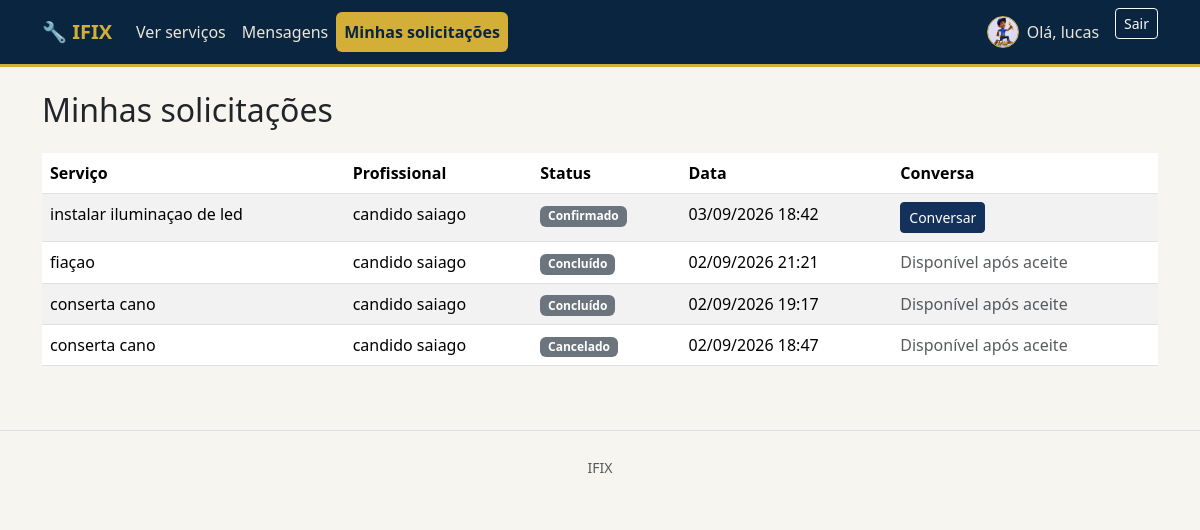
The app's page /servicos/minhas-solicitacoes/ (signed in) with its own data.
### accounts/models.py (models this page shows, shortened)
class Profile(models.Model):
    TIPO_USUARIO = 'usuario'
    TIPO_PROFISSIONAL = 'profissional'
    TIPO_CHOICES = (
        (TIPO_USUARIO, 'Usuário'),
        (TIPO_PROFISSIONAL, 'Profissional'),
    )
    user = models.OneToOneField(
        settings.AUTH_USER_MODEL,
        on_delete=models.CASCADE,
        related_name='profile',
    )
    tipo = models.CharField(max_length=15, choices=TIPO_CHOICES, verbose_name='Tipo de conta')
    telefone = models.CharField(max_length=20, blank=True, verbose_name='Telefone')
    endereco = models.CharField(max_length=255, blank=True, verbose_name='Endereço')
    numero = models.CharField(max_length=10, blank=True, verbose_name='Número')
    complemento = models.CharField(max_length=100, blank=True, verbose_name='Complemento')
    foto = models.FileField(upload_to='fotos_perfil/', blank=True, verbose_name='Foto de perfil')
    especialidade = models.CharField(
        max_length=255, blank=True,
        verbose_name='Especialidade/Área de atuação',
        help_text='Preenchido apenas para contas de profissionais.',
    )
    criado_em = models.DateTimeField(auto_now_add=True)
    class Meta:
        verbose_name = 'Perfil'
        verbose_name_plural = 'Perfis'
    @property
    def is_profissional(self):
        return self.tipo == self.TIPO_PROFISSIONAL
    @property
    def is_usuario(self):
        return self.tipo == self.TIPO_USUARIO

### services/models.py (models this page shows, shortened)
class SolicitacaoServico(models.Model):
    STATUS_PENDENTE = 'pendente'
    STATUS_CONFIRMADO = 'confirmado'
    STATUS_CONCLUIDO = 'concluido'
    STATUS_CANCELADO = 'cancelado'
    STATUS_CHOICES = (
        (STATUS_PENDENTE, 'Pendente'),
        (STATUS_CONFIRMADO, 'Confirmado'),
        (STATUS_CONCLUIDO, 'Concluído'),
        (STATUS_CANCELADO, 'Cancelado'),
    )
    usuario = models.ForeignKey(
        settings.AUTH_USER_MODEL,
        on_delete=models.CASCADE,
        related_name='solicitacoes',
    )
    servico = models.ForeignKey(
        Servico,
        on_delete=models.CASCADE,
        related_name='solicitacoes',
    )
    mensagem = models.TextField(blank=True, verbose_name='Mensagem/observações')
    status = models.CharField(max_length=15, choices=STATUS_CHOICES, default=STATUS_PENDENTE)
    criado_em = models.DateTimeField(auto_now_add=True)
    class Meta:
        verbose_name = 'Solicitação de serviço'
        verbose_name_plural = 'Solicitações de serviço'
        ordering = ['-criado_em']

class Servico(models.Model):
    profissional = models.ForeignKey(
        settings.AUTH_USER_MODEL,
        on_delete=models.CASCADE,
        related_name='servicos',
        limit_choices_to={'profile__tipo': 'profissional'},
    )
    categoria = models.ForeignKey(
        CategoriaServico,
        on_delete=models.PROTECT,
        related_name='servicos',
    )
    nome = models.CharField(max_length=150, verbose_name='Nome do serviço')  # P4
    descricao = models.TextField(verbose_name='Descrição')  # P5
    preco = models.DecimalField(max_digits=10, decimal_places=2, verbose_name='Preço (R$)')  # P6
    duracao_minutos = models.PositiveIntegerField(verbose_name='Duração estimada (minutos)')  # P7
    disponivel = models.BooleanField(default=True, verbose_name='Disponível para usuários')  # P9
    criado_em = models.DateTimeField(auto_now_add=True)
    atualizado_em = models.DateTimeField(auto_now=True)
    class Meta:
        verbose_name = 'Serviço'
        verbose_name_plural = 'Serviços'
        ordering = ['-criado_em']

### services/views.py (the view)
# urls.py: path('minhas-solicitacoes/', views.minhas_solicitacoes, name='minhas_solicitacoes'),
@user_required
def minhas_solicitacoes(request):
    solicitacoes = SolicitacaoServico.objects.filter(usuario=request.user).select_related('servico')
    return render(request, 'services/minhas_solicitacoes.html', {'solicitacoes': solicitacoes})

### services/context_processors.py (called while the page is built)
def notificacoes_mensagens(request):
    if not request.user.is_authenticated:
        return {
            'mensagens_nao_lidas': [],
            'total_mensagens_nao_lidas': 0,
            'total_solicitacoes_pendentes': 0,
        }
    mensagens = MensagemSolicitacao.objects.filter(
        Q(solicitacao__usuario=request.user)
        | Q(solicitacao__servico__profissional=request.user),
        lida=False,
    ).exclude(autor=request.user).select_related('solicitacao', 'solicitacao__servico', 'autor')
    return {
        'mensagens_nao_lidas': mensagens[:5],
        'total_mensagens_nao_lidas': mensagens.count(),
        'total_solicitacoes_pendentes': SolicitacaoServico.objects.filter(
            servico__profissional=request.user,
            status=SolicitacaoServico.STATUS_PENDENTE,
        ).count(),
    }

### services/templates/services/minhas_solicitacoes.html (shortened to what this page needs)
{% extends "base.html" %}
{% block content %}
<h2 class="mb-4">Minhas solicitações</h2>
<div class="table-responsive">
    <table class="table table-striped bg-white">
        <thead>
            <tr>
                <th>Serviço</th>
                <th>Profissional</th>
                <th>Status</th>
                <th>Data</th>
                <th>Conversa</th>
            </tr>
        </thead>
        <tbody>
            {% for s in solicitacoes %}
            <tr>
                <td>{{ s.servico.nome }}</td>
                <td>{{ s.servico.profissional.get_full_name|default:s.servico.profissional.username }}</td>
                <td><span class="badge text-bg-secondary">{{ s.get_status_display }}</span></td>
                <td>{{ s.criado_em|date:"d/m/Y H:i" }}</td>
                <td>
                    {% if s.status == 'confirmado' %}
                    <a href="{% url 'services:conversa_solicitacao' s.pk %}" class="btn btn-primary btn-sm">Conversar</a>
                    {% else %}
                    <span class="text-muted">Disponível após aceite</span>
                    {% endif %}
                </td>
            </tr>
            {% empty %}
            <tr><td colspan="5" class="text-muted">Você ainda não solicitou nenhum serviço.</td></tr>
            {% endfor %}
        </tbody>
    </table>
</div>
{% endblock %}

### templates/base.html (shortened to what this page needs)
{% load static %}
<!DOCTYPE html>
<html lang="pt-br">
<head>
    <link href="https://cdn.jsdelivr.net/npm/bootstrap@5.3.3/dist/css/bootstrap.min.css" rel="stylesheet">
    <link href="{% static 'css/style.css' %}?v=3" rel="stylesheet">
</head>
<body>
<nav class="navbar navbar-expand-lg navbar-dark bg-dark mb-4">
    <div class="container">
        <a class="navbar-brand fw-bold" href="{% url 'home' %}">🔧 IFIX</a>
        <div class="collapse navbar-collapse" id="nav">
            <ul class="navbar-nav me-auto">
                <li class="nav-item">
                    <a class="nav-link " href="{% url 'services:servico_list' %}">Ver serviços</a>
                </li>
                {% if user.is_authenticated %}
                    <li class="nav-item">
                        <a class="nav-link {% if '/servicos/mensagens/' in request.path or '/servicos/solicitacao/' in request.path %}active{% endif %}" href="{% url 'services:mensagens' %}">
                            Mensagens{% if total_mensagens_nao_lidas %} <span class="badge text-bg-danger">{{ total_mensagens_nao_lidas }}</span>{% endif %}
                        </a>
                    </li>
                {% endif %}
                {% if user.is_authenticated and user.profile.is_usuario %}
                    <li class="nav-item"><a class="nav-link {% if request.resolver_match.url_name == 'minhas_solicitacoes' %}active{% endif %}" href="{% url 'services:minhas_solicitacoes' %}">Minhas solicitações</a></li>
                {% endif %}
            </ul>
            <ul class="navbar-nav">
                {% if user.is_authenticated %}
                    <li class="nav-item">
                        <a class="nav-link d-flex align-items-center gap-2 {% if request.resolver_match.url_name == 'profile_edit' %}active{% endif %}" href="{% url 'accounts:profile_edit' %}">
                            {% if user.profile.foto %}
                                <img src="{{ user.profile.foto.url }}" alt="Foto de perfil" class="profile-avatar">
                            {% else %}
                                <span class="profile-avatar profile-avatar-placeholder" aria-label="Sem foto de perfil">{{ user.username|first|upper }}</span>
                            {% endif %}
                            Olá, {{ user.first_name|default:user.username }}
                        </a>
                    </li>
                    <li class="nav-item">
                        <form method="post" action="{% url 'accounts:logout' %}" class="d-inline">
                            <button type="submit" class="btn btn-outline-light btn-sm ms-2">Sair</button>
                        </form>
                    </li>
                {% endif %}
            </ul>
        </div>
    </div>
</nav>
<div class="container mb-5">
    {% block content %}{% endblock %}
</div>
<footer class="text-center text-muted py-4 border-top">
    <small>IFIX</small>
</footer>
</body>
</html>

### static/css/style.css (style rules this page uses)
:root { --color-blue-dark: #0a2540; --color-blue: #14315c; --color-blue-light: #1f4a86; --color-gold: #d4af37; --color-gold-light: #f1d98b; --color-gold-dark: #a9821f; --color-bg: #f7f5ef; }
body { background-color: var(--color-bg); }
.navbar.bg-dark { background-color: var(--color-blue-dark) !important; border-bottom: 3px solid var(--color-gold); }
.navbar-brand { color: var(--color-gold) !important; }
.profile-avatar { display: block; width: 32px; height: 32px; border-radius: 50%; object-fit: cover; overflow: hidden; border: 1px solid var(--color-gold); }
.navbar .nav-link { color: #eae6da !important; }
.navbar .nav-item .nav-link.active { font-weight: 700; background-color: var(--color-gold) !important; color: var(--color-blue-dark) !important; border-radius: 0.375rem; }
.btn-primary { background-color: var(--color-blue); border-color: var(--color-blue); }

### records on screen
SolicitacaoServico: servico.nome "instalar iluminaçao de led", servico.profissional.get_full_name "candido saiago", status "Confirmado", criado_em "03/09/2026 18:42", shows "Conversar"
SolicitacaoServico: servico.nome "fiaçao", servico.profissional.get_full_name "candido saiago", status "Concluído", criado_em "02/09/2026 21:21", shows "Disponível após aceite"
SolicitacaoServico: servico.nome "conserta cano", servico.profissional.get_full_name "candido saiago", status "Concluído", criado_em "02/09/2026 19:17", shows "Disponível após aceite"
SolicitacaoServico: servico.nome "conserta cano", servico.profissional.get_full_name "candido saiago", status "Cancelado", criado_em "02/09/2026 18:47", shows "Disponível após aceite"

### other values on screen
{{ user.first_name|default:user.username }} "lucas"
